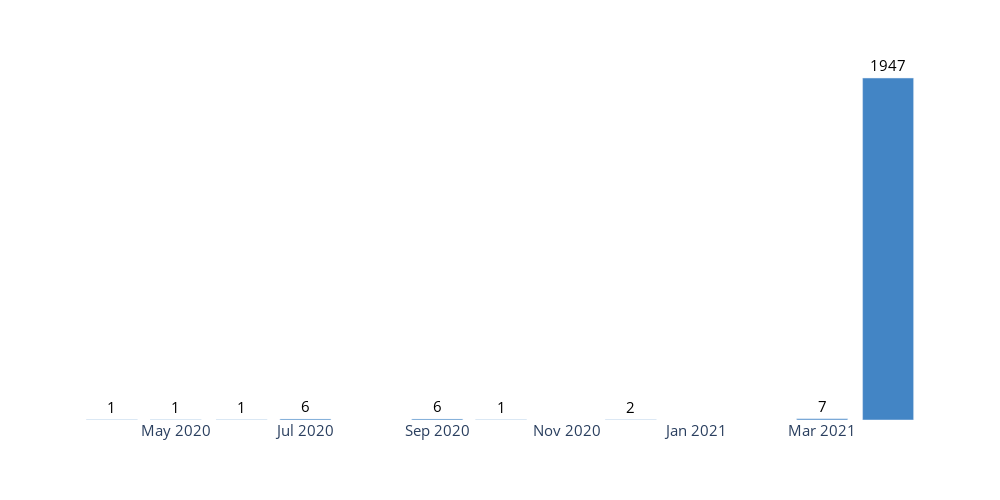

Notebook code cell kept with this figure:
### Code cell
des_filiado_20_21['data_filiacao'] = pd.to_datetime(des_filiado_20_21['data_filiacao'], format='%Y-%m-%d')
des_filiado_20_21['data_desfiliacao'] = pd.to_datetime(des_filiado_20_21['data_desfiliacao'], format='%Y-%m-%d')

des_filiado_20_21['mes_desfiliacao'] = des_filiado_20_21['data_desfiliacao'].dt.to_period('M')
des_filiado_20_21['mes_desfiliacao'] = des_filiado_20_21['mes_desfiliacao'].astype(str)

flt = des_filiado_20_21['sigla_partido'] == 'PSL'

desfiliacao_PSL = des_filiado_20_21[flt].groupby('mes_desfiliacao')['mes_desfiliacao'].count().reset_index(name='count').sort_values(['mes_desfiliacao'], ascending=True)

fig = px.bar(desfiliacao_PSL.tail(10).round(2),  
             x = 'mes_desfiliacao', 
             y = 'count',
             barmode = 'group',
             text = 'count',
             color_discrete_sequence=['rgb(67,133,197)'],
             labels = {'count': '', 'mes_desfiliacao': ''})

fig.update_yaxes(showticklabels = False)
fig.update_xaxes(showticklabels = True, tickfont = {'size': 15})
fig.update_layout(width = 1000, height = 500, plot_bgcolor = 'white', paper_bgcolor = 'white')
fig.update_traces(texttemplate='%{text:}', textposition='outside', textfont = {'color': 'black', 'size': 15})
fig.show()

fig.write_image("viz/n_desfiliado_PSL_mes.png")

### Figure 1 — Plotly figure (JSON) as saved in the notebook; plotly's stock layout.template omitted (floating-point values rounded to 4 significant figures)
{"data": [{"alignmentgroup": "True", "hovertemplate": "=%{text}<extra></extra>", "legendgroup": "", "marker": {"color": "rgb(67,133,197)", "pattern": {"shape": ""}}, "name": "", "offsetgroup": "", "orientation": "v", "showlegend": false, "text": [1, 1, 1, 6, 6, 1, 2, 7, 1947], "textfont": {"color": "black", "size": 15}, "textposition": "outside", "texttemplate": "%{text:}", "type": "bar", "x": ["2020-04", "2020-05", "2020-06", "2020-07", "2020-09", "2020-10", "2020-12", "2021-03", "2021-04"], "xaxis": "x", "y": [1, 1, 1, 6, 6, 1, 2, 7, 1947], "yaxis": "y"}], "layout": {"barmode": "group", "height": 500, "legend": {"tracegroupgap": 0}, "margin": {"t": 60}, "paper_bgcolor": "white", "plot_bgcolor": "white", "width": 1000, "xaxis": {"anchor": "y", "domain": [0, 1], "showticklabels": true, "tickfont": {"size": 15}, "title": {"text": ""}}, "yaxis": {"anchor": "x", "domain": [0, 1], "showticklabels": false, "title": {"text": ""}}}}
